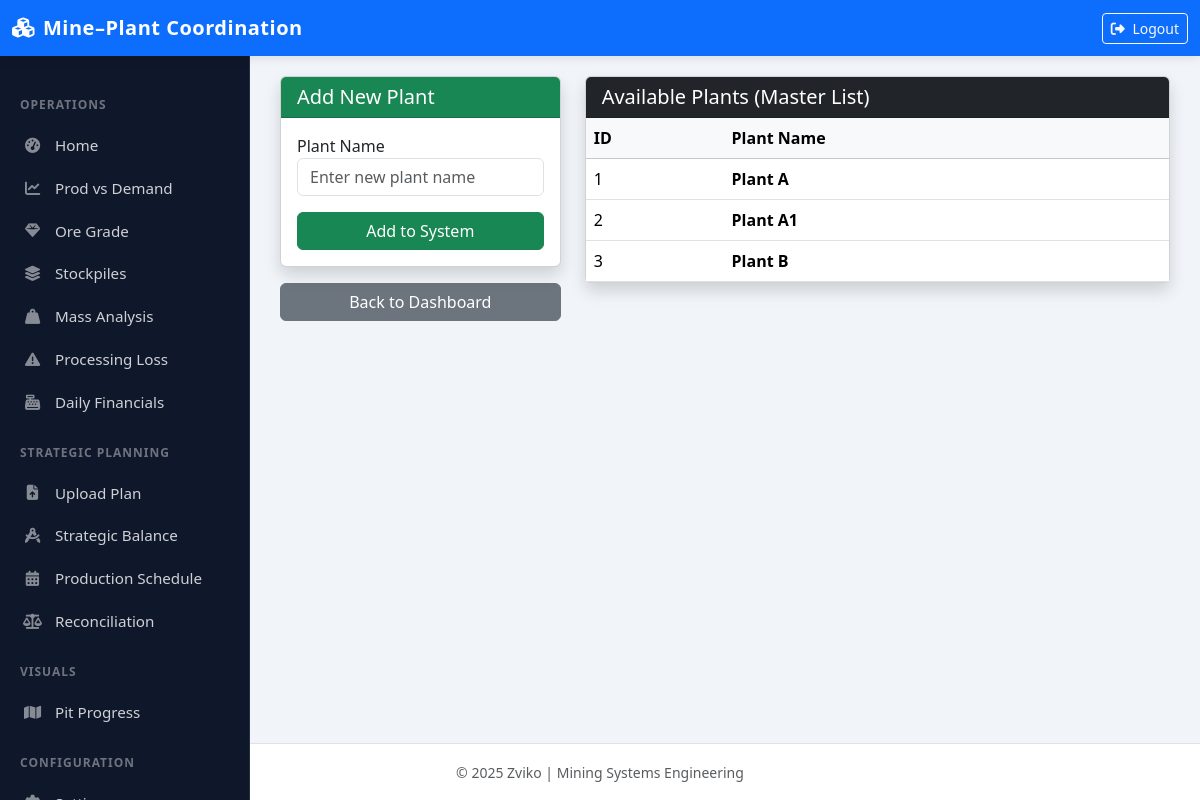
The app's page /manage_plants/ with its own data.
### dashboard/models.py (models this page shows, shortened)
class Plant(models.Model):
    name = models.CharField(max_length=100, unique=True)
    location = models.CharField(max_length=200, blank=True)
    capacity_tph = models.FloatField(
        null=True, blank=True,
        help_text="Plant throughput capacity (tons per hour)"
    )
    default_grade = models.FloatField(null=True, blank=True, help_text="Default feed grade in g/t")
    default_recovery = models.FloatField(null=True, blank=True, help_text="Default gold recovery fraction (e.g. 0.92 = 92%)")
    default_gold_price = models.FloatField(null=True, blank=True, help_text="Default gold price per kg (USD)")
    class Meta:
        verbose_name = "Processing Plant"
        verbose_name_plural = "Processing Plants"
        ordering = ['name']

### dashboard/views.py (the view)
# urls.py: path('manage_plants/', views.manage_plants, name='manage_plants'),
def manage_plants(request):
    if request.method == 'POST':
        form = PlantForm(request.POST)
        if form.is_valid():
            form.save()
            return redirect('manage_plants') # Reload page to show new plant
    else:
        form = PlantForm()
    plants = Plant.objects.all().order_by('name')
    return render(request, 'dashboard/manage_plants.html', {'form': form, 'plants': plants})

### dashboard/forms.py
class PlantForm(forms.ModelForm):
    class Meta:
        model = Plant
        fields = ['name']
        widgets = {
            'name': forms.TextInput(attrs={'class': 'form-control', 'placeholder': 'Enter new plant name'})
        }

### dashboard/templates/dashboard/manage_plants.html (shortened to what this page needs)
{% extends 'dashboard/base.html' %}
{% block content %}
<div class="row">
    <div class="col-md-4">
        <div class="card shadow">
            <div class="card-header bg-success text-white">
                <h5 class="m-0">Add New Plant</h5>
            </div>
            <div class="card-body">
                <form method="POST">
                    <div class="mb-3">
                        <label>Plant Name</label>
                        {{ form.name }}
                    </div>
                    <button type="submit" class="btn btn-success w-100">Add to System</button>
                </form>
            </div>
        </div>
        <div class="mt-3">
            <a href="{% url 'production-vs-demand' %}" class="btn btn-secondary w-100">Back to Dashboard</a>
        </div>
    </div>
    <div class="col-md-8">
        <div class="card shadow">
            <div class="card-header bg-dark text-white">
                <h5 class="m-0">Available Plants (Master List)</h5>
            </div>
            <div class="card-body p-0">
                <table class="table table-hover mb-0">
                    <thead class="table-light">
                        <tr>
                            <th>ID</th>
                            <th>Plant Name</th>
                        </tr>
                    </thead>
                    <tbody>
                        {% for plant in plants %}
                        <tr>
                            <td>{{ plant.id }}</td>
                            <td class="fw-bold">{{ plant.name }}</td>
                        </tr>
                        {% empty %}
                        <tr>
                            <td colspan="2" class="text-center text-muted p-4">No plants defined yet. Add one!</td>
                        </tr>
                        {% endfor %}
                    </tbody>
                </table>
            </div>
        </div>
    </div>
</div>
{% endblock %}

### dashboard/templates/dashboard/base.html (style rules this page uses)
:root { --navbar-height: 56px; --sidebar-width: 250px; --primary-color: #0d6efd; --sidebar-bg: #0f172a; }
body { min-height: 100vh; display: flex; flex-direction: column; background-color: #f1f5f9; font-family: 'Segoe UI', Tahoma, Geneva, Verdana, sans-serif; }

### records on screen
Plant: id "1", name "Plant A"
Plant: id "2", name "Plant A1"
Plant: id "3", name "Plant B"
